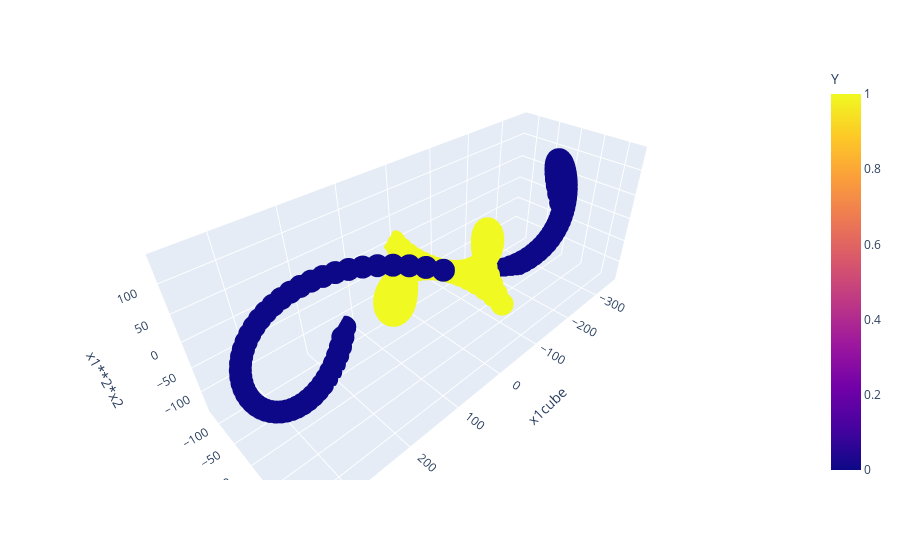

Notebook code cell kept with this figure:
### Code cell
import plotly.express as px
fig = px.scatter_3d(df, x='x1cube', y = 'x2cube', z='x1**2*x2',color='Y')
fig.show()

### Figure 1 — Plotly figure (JSON) as saved in the notebook; plotly's stock layout.template omitted (floating-point values rounded to 4 significant figures; data arrays with more than 128 entries replaced by an {"elided": "..."} marker saying what was removed)
{"data": [{"hovertemplate": "x1cube=%{x}<br>x2cube=%{y}<br>x1**2*x2=%{z}<br>Y=%{marker.color}<extra></extra>", "legendgroup": "", "marker": {"color": {"elided": "200 int values"}, "coloraxis": "coloraxis", "symbol": "circle"}, "mode": "markers", "name": "", "scene": "scene", "showlegend": false, "type": "scatter3d", "x": {"elided": "200 float values"}, "y": {"elided": "200 float values"}, "z": {"elided": "200 float values"}}], "layout": {"coloraxis": {"colorbar": {"title": {"text": "Y"}}, "colorscale": [[0, "#0d0887"], [0.1111, "#46039f"], [0.2222, "#7201a8"], [0.3333, "#9c179e"], [0.4444, "#bd3786"], [0.5556, "#d8576b"], [0.6667, "#ed7953"], [0.7778, "#fb9f3a"], [0.8889, "#fdca26"], [1, "#f0f921"]]}, "legend": {"tracegroupgap": 0}, "margin": {"t": 60}, "scene": {"domain": {"x": [0, 1], "y": [0, 1]}, "xaxis": {"title": {"text": "x1cube"}}, "yaxis": {"title": {"text": "x2cube"}}, "zaxis": {"title": {"text": "x1**2*x2"}}}}}
